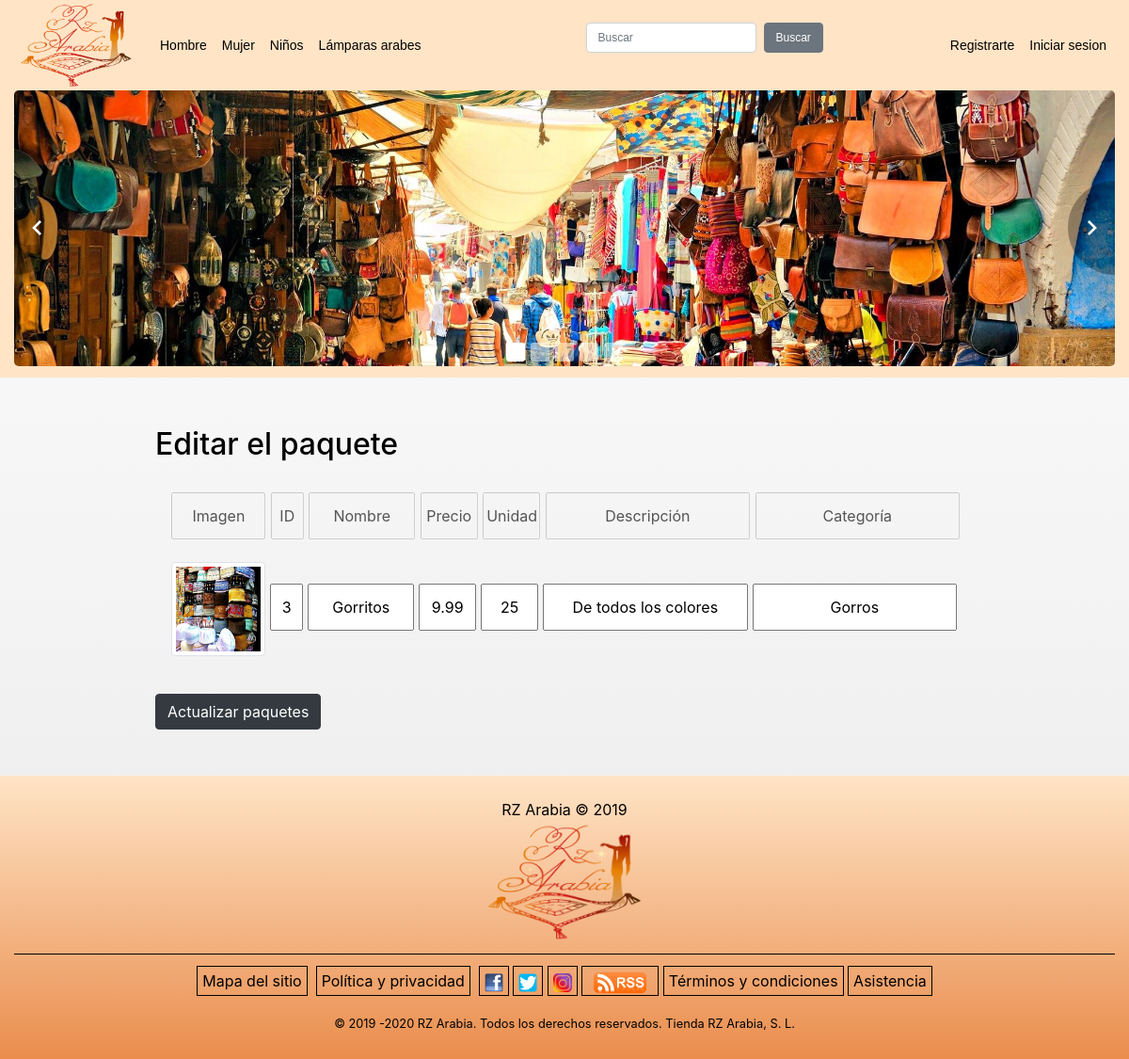
Page /editar_paquetes.php?ident=3 on the committed database.
### tables this page shows
CREATE TABLE `producto` (
  `Producto_ID` int(11) NOT NULL,
  `Nombre` varchar(50) NOT NULL,
  `Precio` decimal(11,2) NOT NULL,
  `Unidades` int(11) NOT NULL,
  `Descripcion` varchar(200) NOT NULL,
  `Imagen` varchar(200) NOT NULL,
  `Categoria` varchar(100) NOT NULL
);

### phpcont/editar_paquetes_cont.php (the view, shortened to what this page needs)
<?php
require_once "php/conectar_db.php";
if(isset($_GET['ident'])){
	$id = $_GET['ident'];
};
$sqlp = "SELECT * FROM producto WHERE Producto_ID = $id ";
$resultadop = $conn->query($sqlp);
?>
<div class="container">
	  <br><h2>Editar el paquete</h2><br>
	  <form name="" method="post" action="php/modificar_paquetes.php">
	    <fieldset>
	    	<div class="form-group">
			  	<input type="text" id="imagenpppp" value="Imagen" disabled>
			  	<input type="text" name="idpp" id="idpp" value="ID" disabled>
			  	<input type="text" name="nombrepp" id="nombrepp" value="Nombre" disabled>
			  	<input type="text" name="preciopp" id="preciopp" value="Precio" disabled>
			  	<input type="text" name="unidadespp" id="unidadespp" value="Unidades" disabled>
			  	<input type="text" name="descripcionpp" id="descripcionpp" value="Descripción" disabled>
			  	<input type="text" name="categoriapp" id="categoriapp" value="Categoría" disabled><br><br>
	    	<?php
			if ($resultadop->num_rows > 0) {
				while($row = $resultadop->fetch_assoc()){
				echo '<img id="imagenpp" class="img-thumbnail" src="imagencont/'.$row['Imagen'].'">';
			  	echo '<input type="text" name="idp" id="idp" value="'.$row['Producto_ID'].'">';
			  	echo '<input type="text" name="nombrep" id="nombrep" value="'.$row['Nombre'].'">';
			  	echo '<input type="text" name="preciop" id="preciop" value="'.$row['Precio'].'">';
			  	echo '<input type="text" name="unidadesp" id="unidadesp" value="'.$row['Unidades'].'">';
			  	echo '<input type="text" name="descripcionp" id="descripcionp" value="'.$row['Descripcion'].'">';
			  	echo '<input type="text" name="categoriap" id="categoriap" value="'.$row['Categoria'].'">';
			  	}
			}
			?>
		</fieldset>
		<fieldset>
	  			<br><button type="submit" class="btn btn-dark">Actualizar paquetes</button>
	    </fieldset><br>

### css/diseno.css (style rules this page uses)
body { background-image: linear-gradient( white , #eaeaea ); }
body { background-color: #fff; color: #000; padding: 0; margin: 0; }
.container { width: 900px; margin: auto; padding-top: 1em; }
#imagenpppp { text-align: center; width: 100px; height: 50px; margin-left: 2%; }
#idpp { text-align: center; width: 4%; margin-left: 1px; height: 50px; }
#nombrepp { text-align: center; width: 13%; margin-left: 1px; height: 50px; }
#preciopp { text-align: center; width: 7%; margin-left: 1px; height: 50px; }
#unidadespp { text-align: center; width: 7%; margin-left: 1px; height: 50px; }
#descripcionpp { text-align: center; width: 25%; margin-left: 1px; height: 50px; }
#categoriapp { text-align: center; width: 25%; margin-left: 1px; height: 50px; margin-bottom: -3.03%; }
#imagenpp { width: 100px; height: 100px; margin-left: 2%; }
#idp { text-align: center; width: 4%; margin-left: 5px; height: 50px; }
#nombrep { text-align: center; width: 13%; margin-left: 5px; height: 50px; }
#preciop { text-align: center; width: 7%; margin-left: 5px; height: 50px; }
#unidadesp { text-align: center; width: 7%; margin-left: 5px; height: 50px; }
#descripcionp { text-align: center; width: 25%; margin-left: 5px; height: 50px; }
#categoriap { text-align: center; width: 25%; margin-left: 5px; height: 50px; margin-bottom: -3.03%; }

### rows in the picture
producto: Imagen (picture), idp "3", nombrep "Gorritos", preciop "9.99", unidadesp "25", descripcionp "De todos los colores", categoriap "Gorros"
